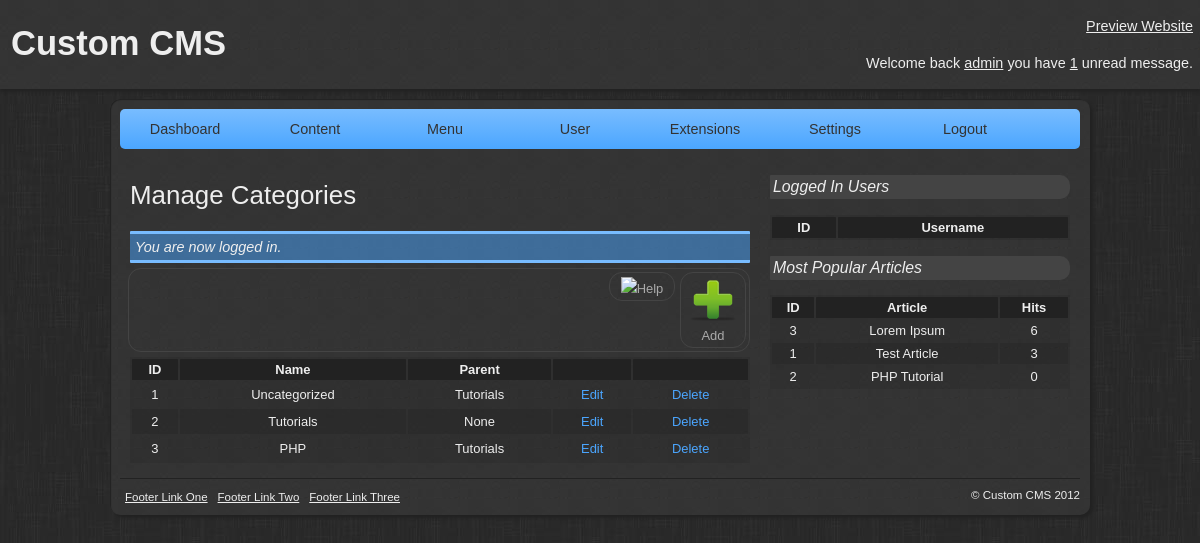
The app's page /admin/manage-categories.php (signed in) with its own data.
### tables this page shows
CREATE TABLE IF NOT EXISTS `tbl_categories` (
  `id` int(11) NOT NULL AUTO_INCREMENT,
  `parent_category` int(11) NOT NULL,
  `name` varchar(50) NOT NULL,
  `notes` text NOT NULL,
  `date_modified` datetime NOT NULL,
  `date_created` datetime NOT NULL,
  PRIMARY KEY (`id`)
);

CREATE TABLE IF NOT EXISTS `tbl_articles` (
  `id` int(11) NOT NULL AUTO_INCREMENT,
  `author` int(11) NOT NULL,
  `category` int(11) NOT NULL,
  `name` varchar(255) NOT NULL,
  `content` text NOT NULL,
  `keywords` varchar(100) NOT NULL,
  `description` varchar(100) NOT NULL,
  `hits` int(11) NOT NULL,
  `published` int(1) NOT NULL,
  `comments` int(1) NOT NULL,
  `date_modified` datetime NOT NULL,
  `date_created` datetime NOT NULL,
  PRIMARY KEY (`id`)
);

### library/core/mysql.php (called while the page is built, shortened)
<?php
class MySQL {
	private $connection;
	public function open_connection() {
		$this->connection = mysql_connect(DATABASE_SERVER, DATABASE_USERNAME, DATABASE_PASSWORD);
		if(!$this->connection) {
			die("MySQL connection failed: " . mysql_error());
		} else {
			$db_select = mysql_select_db(DATABASE_NAME, $this->connection);
		}
	}
	public function query($sql) {
		$result = mysql_query($sql, $this->connection);
		return $result;
	}
	public function fetch_array($result) {
		return mysql_fetch_array($result);
	}
}
$database = new MySQL();
?>

### library/core/core.php (called while the page is built, shortened)
<?php
class Core {
	protected static $table_name;
	public static function instantiate($record) {
		$object = new $class_name;
		foreach($record as $attribute => $value) {
			if($object->has_attribute($attribute)) {
				$object->$attribute = $value;
			}
		}
		return $object;
	}
	public static function find_all() {
		return static::find_by_sql("SELECT * FROM " . DATABASE_TBL_PREFIX . static::$table_name . " ORDER BY id ASC");
	}
	public static function find_by_id($id=0) {
		$result_array = static::find_by_sql("SELECT * FROM " . DATABASE_TBL_PREFIX . static::$table_name . " WHERE id={$id} LIMIT 1");
		return !empty($result_array) ? array_shift($result_array) : false;
	}
	public static function find_by_sql($sql="") {
		global $database;
		$result = $database->query($sql);
		$object_array = array();
		while($row = $database->fetch_array($result)) {
			$object_array[] = static::instantiate($row);
		}
		return $object_array;
	}
	private function has_attribute($attribute) {
		$object_vars = get_object_vars($this);
		return array_key_exists($attribute, $object_vars);
	}
}
?>

### library/core/article.php (called while the page is built, shortened)
<?php
class Article extends Core {
	public static $table_name = 'articles';
	public static function most_popular($number = 3) {
		return static::find_by_sql("SELECT * FROM " . DATABASE_TBL_PREFIX . self::$table_name . " ORDER BY hits DESC LIMIT {$number}");
	}
}
?>

### admin/manage-categories.php (the view, shortened to what this page needs)
<?php
require(ADMIN_TEMPLATE.'header.php');
?>
<div class="toolbar">
    <a href="./create-category.php" class="toolbar-button" title="Create New Category"><img src="images/icons/add.png" />Add</a>
	<a href="#" name="" class="toolbar-button" title="Help"><img src="images/icons/help.png" />Help</a>
</div>
<table class="table">
	<tr>
		<th>ID</th>
		<th>Name</th>
		<th>Parent</th>
		<th></th>
		<th></th>
	</tr>
	<?php
		$categories = Category::find_all();
		foreach($categories as $category):
	?>
	<tr>
		<td><?php echo $category->id; ?></td>
		<td><?php echo $category->name; ?></td>
		<?php
			if($category->parent_category == 0) {
				$parent = 'None';
			} else {
				$find_parent = Category::find_by_id($category->parent_category);
				$parent = $find_parent->name;
			}
		?>
		<td><?php echo $parent; ?></td>
		<td><a href="./edit-category.php?id=<?php echo $category->id; ?>" title="Edit <?php echo $category->name; ?>">Edit</a></td>
		<td><a href="./delete-category.php?id=<?php echo $category->id; ?>" title="Delete <?php echo $category->name; ?>" onclick="return confirm('Are you sure you want to delete this category?');">Delete</a></td>
	</tr>
	<?php endforeach; ?>
</table>
<?php
require(ADMIN_TEMPLATE.'footer.php');
?>

### templates/admin/newdefault/footer.php
</div>
        <div class="sidebar">
        	<h3>Logged In Users</h3>
            <table class="sidebar-table">
            	<tr>
                    <th>ID</th>
                    <th>Username</th>
                </tr>
            </table>
            <h3>Most Popular Articles</h3>
			<table class="sidebar-table">
				<tr>
					<th>ID</th>
					<th>Article</th>
					<th>Hits</th>
				</tr>
				<?php
					$most_popular_articles = Article::most_popular();
					foreach($most_popular_articles as $mpa):
				?>
				<tr>
					<td><?php echo $mpa->id; ?></td>
					<td><?php echo $mpa->name; ?></td>
					<td><?php echo $mpa->hits; ?></td>
				</tr>
				<?php endforeach; ?>
			</table>
        </div>
        <div class="footer">
            <div class="footer-left">
                <ul>
                    <li><a href="#">Footer Link One</a></li>
                    <li><a href="#">Footer Link Two</a></li>
                    <li><a href="#">Footer Link Three</a></li>
                </ul>
            </div>
            <div class="footer-right">
                <p>&copy; Custom CMS 2012</p>
            </div>
        </div>
    </div>
</body>
</html>

### templates/admin/newdefault/css/style.css (style rules this page uses)
body { margin: 0; padding: 0; font: .9em Arial; background: url('../images/background.jpg') #222; }
.sidebar { width: 300px; float: left; padding: 10px; }
.sidebar h3 { font-size: 1.1em; background: #444; padding: 3px; border-radius: 1px 10px 10px 1px; font-weight: 500; font-style: italic; }
.sidebar-table { width: 100%; font-size: .9em; background: #2F2F2F; background: rgba(11, 11, 11, .1); }
.sidebar-table tr:nth-child(odd) { background: rgba(28, 28, 28, .2); }
.sidebar-table th { background: #222; padding: 3px; border-radius: 1px 1px 0px 0px; }
.sidebar-table td { text-align: center; padding: 3px; }
.footer { width: 960px; padding: 10px 0 0; margin: 10px auto 0px; overflow: hidden; color: #EEE; font-size: .8em; border-top: 1px solid #222; }
.footer-left { float: left; }
.footer-right { float: right; }
.footer p { margin: 0; padding: 0; }
.footer ul { overflow: hidden; text-align: center; list-style: none; margin: 0; padding: 0; }
.footer ul li { float: left; }
.footer ul li a, .footer ul li a:link, .footer ul li a:visited { color: #EEE; display: block; padding: 2px 5px; transition: linear all 0.5s; -moz-transition: linear all 0.5s; -webkit-transition: linear all 0.5s; }
.toolbar { float: right; border: 1px solid #444; padding: 3px; border-radius: 13px; margin: 0 0 5px; width: 614px; }
.toolbar-button, .toolbar-button:link, .toolbar-button:visited { padding: 4px 8px; color: #AAA; text-decoration: none; float: right; border-radius: 13px; margin: 0px 0px 0px 5px; border: 1px solid #444; font-size: .9em; text-align: center; vertical-align: baseline; width: 48px; transition: linear all 0.5s; -moz-transition: linear all 0.5s; -webkit-transition: linear all 0.5s; }
.toolbar-button img { border: none; }
.table { width: 620px; font-size: .9em; margin: 5px auto; background: #2F2F2F; background: rgba(11, 11, 11, .1); }
.table tr:nth-child(odd) { background: rgba(28, 28, 28, .2); }
.table th { background: #222; padding: 3px; border-radius: 1px 1px 0px 0px; }
.table td { text-align: center; padding: 5px; }
.table td a, .table td a:link, .table td a:visited { color: #4BA6FF; text-decoration: none; transition: linear all 0.5s; -moz-transition: linear all 0.5s; -webkit-transition: linear all 0.5s; }

### records on screen
tbl_categories: id "1", name "Uncategorized"
tbl_categories: name "Tutorials", id "2", parent_category "None"
tbl_categories: id "3", name "PHP"
tbl_articles: id "3", name "Lorem Ipsum", hits "6"
tbl_articles: id "1", name "Test Article", hits "3"
tbl_articles: id "2", name "PHP Tutorial", hits "0"

### other values on screen
$_SESSION['user_username'] "admin"
Message::unread_messages($_SESSION['user_id']) "1"
$title "Manage Categories"
$_SESSION['message'] "You are now logged in."
